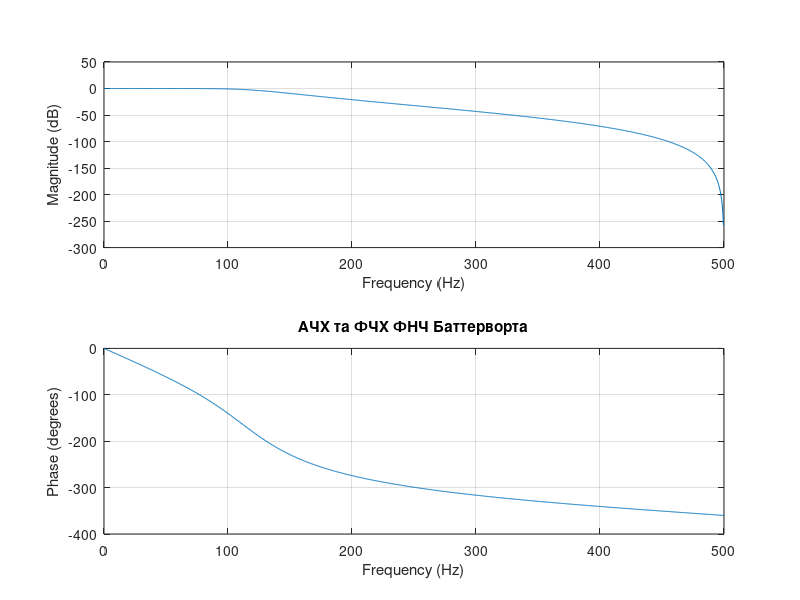
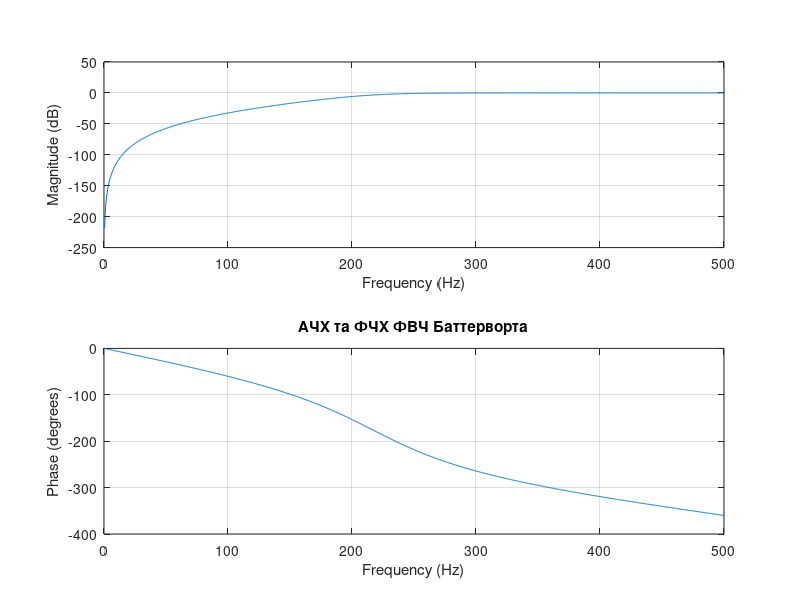
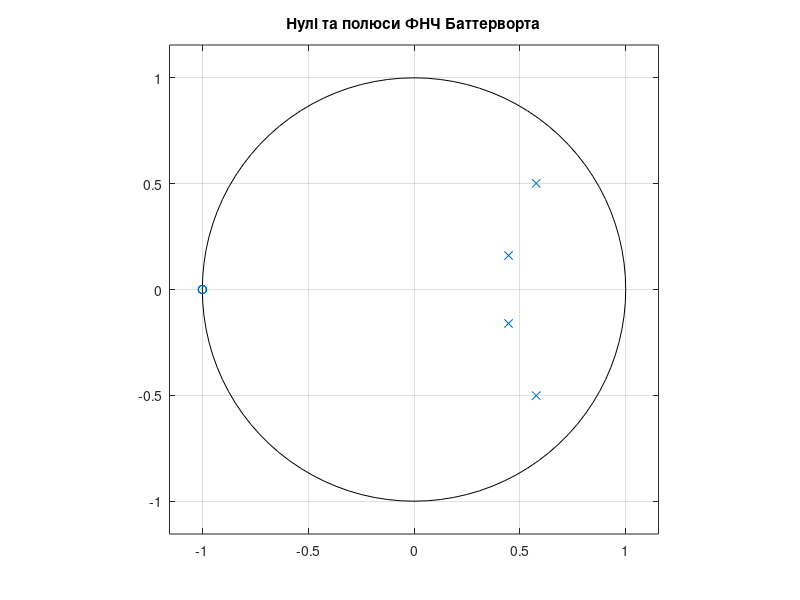
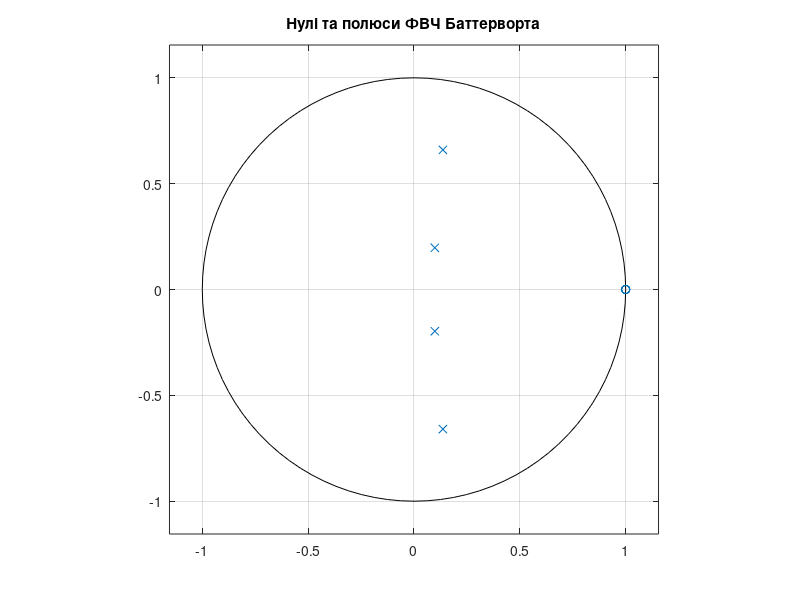

Write the MATLAB code that produced these figures, in order.
% Лабораторна робота з проектування цифрових фільтрів в Filter Design and Analysis Tool
% Варіант 8
% Задані параметри:

% ФНЧ (Фільтр низьких частот):
fp_LPF = 120;   % Частота пропускання, Гц
fs_LPF = 220;   % Частота загородження, Гц
Rp = 3;         % Пульсації в смузі пропускання, дБ
Rs = 20;        % Загасання в смузі загородження, дБ
Fs = 1000;      % Частота дискретизації, Гц

% ФВЧ (Фільтр високих частот):
fp_HPF = 220;   % Частота пропускання, Гц
fs_HPF = 120;   % Частота загородження, Гц
% Rp та Rs ті ж самі
% Fs та ж сама

% -----------------------------------------
% 1. Розрахунок мінімального порядку фільтрів та частот зрізу

% 1.1 ФНЧ (Фільтр низьких частот)

% Нормалізація частот
Wp_LPF = fp_LPF / (Fs/2);  % Нормалізована частота пропускання
Ws_LPF = fs_LPF / (Fs/2);  % Нормалізована частота загородження

% Перетворення частот в аналогові (перед дискретизацією)
omega_p_LPF = 2 * Fs * tan(pi * Wp_LPF / 2);
omega_s_LPF = 2 * Fs * tan(pi * Ws_LPF / 2);

% Розрахунок порядку фільтра
n_LPF = ceil(log10((10^(Rs/10)-1)/(10^(Rp/10)-1)) / (2 * log10(omega_s_LPF / omega_p_LPF)));

% Розрахунок частоти зрізу
omega_c_LPF = omega_p_LPF / ((10^(Rp/10)-1)^(1/(2*n_LPF)));

% Перетворення назад в цифрову частоту
Wn_LPF = (2 / pi) * atan(omega_c_LPF / (2 * Fs));

% Проектування фільтру Баттерворта
[b_LPF, a_LPF] = butter(n_LPF, Wn_LPF, 'low');

% 1.2 ФВЧ (Фільтр високих частот)

% Нормалізація частот
Wp_HPF = fp_HPF / (Fs/2);  % Нормалізована частота пропускання
Ws_HPF = fs_HPF / (Fs/2);  % Нормалізована частота загородження

% Перетворення частот в аналогові
omega_p_HPF = 2 * Fs * tan(pi * Wp_HPF / 2);
omega_s_HPF = 2 * Fs * tan(pi * Ws_HPF / 2);

% Розрахунок порядку фільтра
n_HPF = ceil(log10((10^(Rs/10)-1)/(10^(Rp/10)-1)) / (2 * log10(omega_p_HPF / omega_s_HPF)));

% Розрахунок частоти зрізу
omega_c_HPF = omega_p_HPF * ((10^(Rp/10)-1)^(1/(2*n_HPF)));

% Перетворення назад в цифрову частоту
Wn_HPF = (2 / pi) * atan(omega_c_HPF / (2 * Fs));

% Проектування фільтру Баттерворта
[b_HPF, a_HPF] = butter(n_HPF, Wn_HPF, 'high');

% -----------------------------------------
% 2. Побудова АЧХ та ФЧХ фільтрів

% 2.1 ФНЧ
figure;
freqz(b_LPF, a_LPF, 1024, Fs);
title('АЧХ та ФЧХ ФНЧ Баттерворта');

% 2.2 ФВЧ
figure;
freqz(b_HPF, a_HPF, 1024, Fs);
title('АЧХ та ФЧХ ФВЧ Баттерворта');

% -----------------------------------------
% 3. Побудова карти нулів та полюсів

% 3.1 ФНЧ
figure;
zplane(b_LPF, a_LPF);
title('Нулі та полюси ФНЧ Баттерворта');

% 3.2 ФВЧ
figure;
zplane(b_HPF, a_HPF);
title('Нулі та полюси ФВЧ Баттерворта');

% -----------------------------------------
% 4. Побудова імпульсної характеристики та перевірка стійкості

% 4.1 ФНЧ
figure;
impz(b_LPF, a_LPF);
title('Імпульсна характеристика ФНЧ Баттерворта');

% 4.2 ФВЧ
figure;
impz(b_HPF, a_HPF);
title('Імпульсна характеристика ФВЧ Баттерворта');

% -----------------------------------------
% 5. Побудова структури фільтру та визначення коефіцієнтів каскадної структури

% 5.1 ФНЧ
[sos_LPF, g_LPF] = tf2sos(b_LPF, a_LPF);
% Виведення коефіцієнтів каскадної структури
disp('Коефіцієнти каскадної структури для ФНЧ:');
disp(sos_LPF);

% 5.2 ФВЧ
[sos_HPF, g_HPF] = tf2sos(b_HPF, a_HPF);
% Виведення коефіцієнтів каскадної структури
disp('Коефіцієнти каскадної структури для ФВЧ:');
disp(sos_HPF);

% -----------------------------------------
% 6. Проектування фільтрів зі скінченною імпульсною характеристикою (FIR)

% 6.1 ФНЧ

% Визначаємо порядок фільтру
% Для FIR фільтрів порядок зазвичай вищий, ніж для IIR
delta_f_LPF = fs_LPF - fp_LPF;
n_FIR_LPF = ceil((Fs / delta_f_LPF) * 4);  % Формула для оцінки порядку

% Забезпечуємо, щоб порядок був парним
if mod(n_FIR_LPF,2) ~= 0
    n_FIR_LPF = n_FIR_LPF + 1;
end

% Проектуємо фільтр за допомогою віконної функції
b_FIR_LPF = fir1(n_FIR_LPF, Wp_LPF, 'low', hamming(n_FIR_LPF+1));
a_FIR_LPF = 1;

% 6.2 ФВЧ

delta_f_HPF = fp_HPF - fs_HPF;
n_FIR_HPF = ceil((Fs / delta_f_HPF) * 4);  % Формула для оцінки порядку

% Забезпечуємо, щоб порядок був парним
if mod(n_FIR_HPF,2) ~= 0
    n_FIR_HPF = n_FIR_HPF + 1;
end

% Проектуємо фільтр за допомогою віконної функції
b_FIR_HPF = fir1(n_FIR_HPF, Wp_HPF, 'high', hamming(n_FIR_HPF+1));
a_FIR_HPF = 1;

% -----------------------------------------
% 7. Побудова АЧХ та ФЧХ FIR фільтрів

% 7.1 ФНЧ FIR
figure;
freqz(b_FIR_LPF, a_FIR_LPF, 1024, Fs);
title('АЧХ та ФЧХ ФНЧ FIR фільтру');

% 7.2 ФВЧ FIR
figure;
freqz(b_FIR_HPF, a_FIR_HPF, 1024, Fs);
title('АЧХ та ФЧХ ФВЧ FIR фільтру');

% -----------------------------------------
% 8. Побудова імпульсних характеристик FIR фільтрів

% 8.1 ФНЧ FIR
figure;
impz(b_FIR_LPF, a_FIR_LPF);
title('Імпульсна характеристика ФНЧ FIR фільтру');

% 8.2 ФВЧ FIR
figure;
impz(b_FIR_HPF, a_FIR_HPF);
title('Імпульсна характеристика ФВЧ FIR фільтру');

% -----------------------------------------
% 9. Побудова карти нулів та полюсів FIR фільтрів

% 9.1 ФНЧ FIR
figure;
zplane(b_FIR_LPF, a_FIR_LPF);
title('Нулі та полюси ФНЧ FIR фільтру');

% 9.2 ФВЧ FIR
figure;
zplane(b_FIR_HPF, a_FIR_HPF);
title('Нулі та полюси ФВЧ FIR фільтру');

% -----------------------------------------
% 10. Виведення коефіцієнтів фільтрів

% 10.1 Коефіцієнти ФНЧ IIR
disp('Коефіцієнти чисельника (b) для ФНЧ IIR:');
disp(b_LPF);
disp('Коефіцієнти знаменника (a) для ФНЧ IIR:');
disp(a_LPF);

% 10.2 Коефіцієнти ФВЧ IIR
disp('Коефіцієнти чисельника (b) для ФВЧ IIR:');
disp(b_HPF);
disp('Коефіцієнти знаменника (a) для ФВЧ IIR:');
disp(a_HPF);

% 10.3 Коефіцієнти ФНЧ FIR
disp('Коефіцієнти чисельника (b) для ФНЧ FIR:');
disp(b_FIR_LPF);

% 10.4 Коефіцієнти ФВЧ FIR
disp('Коефіцієнти чисельника (b) для ФВЧ FIR:');
disp(b_FIR_HPF);

% ------------------- Висновки -------------------

% У даній лабораторній роботі були спроектовані цифрові фільтри з нескінченною
% та скінченною імпульсною характеристикою для заданих параметрів.
% Порівняння характеристик IIR та FIR фільтрів показує, що FIR фільтри мають
% вищий порядок, але забезпечують лінійну фазу та є завжди стійкими.
% IIR фільтри мають нижчий порядок, але можуть бути нестійкими та мають
% нелінійну фазову характеристику.

% Під час проектування були побудовані амплітудно-частотні та
% фазочастотні характеристики, імпульсні характеристики, карти нулів та полюсів,
% а також визначені коефіцієнти фільтрів та їх каскадних структур.

% -----------------------------------------
